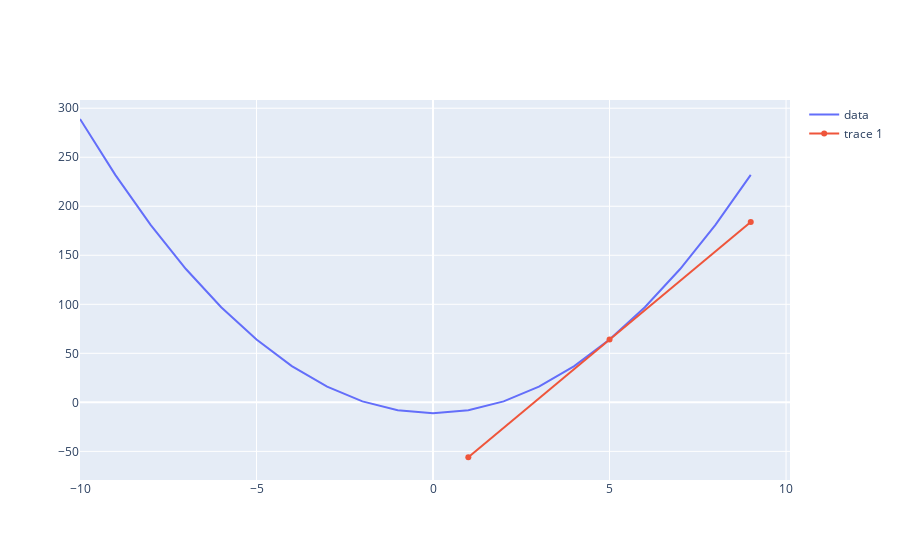

Source (notebook cell):
### Code cell
from graph import plot
from plotly.offline import iplot, init_notebook_mode

from calculus import derivative_trace, function_values_trace

init_notebook_mode(connected=True)


tangent_at_five_trace = tangent_line(three_x_squared_minus_eleven, 5, line_length = 4)
three_x_squared_minus_eleven_trace = function_values_trace(three_x_squared_minus_eleven, list(range(-10, 10)))
plot([three_x_squared_minus_eleven_trace, tangent_at_five_trace])

### Figure 1 — Plotly figure (JSON) as saved in the notebook; plotly's stock layout.template omitted (floating-point values rounded to 4 significant figures)
{"data": [{"mode": "lines", "name": "data", "text": [], "type": "scatter", "x": [-10, -9, -8, -7, -6, -5, -4, -3, -2, -1, 0, 1, 2, 3, 4, 5, 6, 7, 8, 9], "y": [289, 232, 181, 136, 97, 64, 37, 16, 1, -8, -11, -8, 1, 16, 37, 64, 97, 136, 181, 232]}, {"type": "scatter", "x": [1, 5, 9], "y": [-56, 64, 184]}], "layout": {}}
